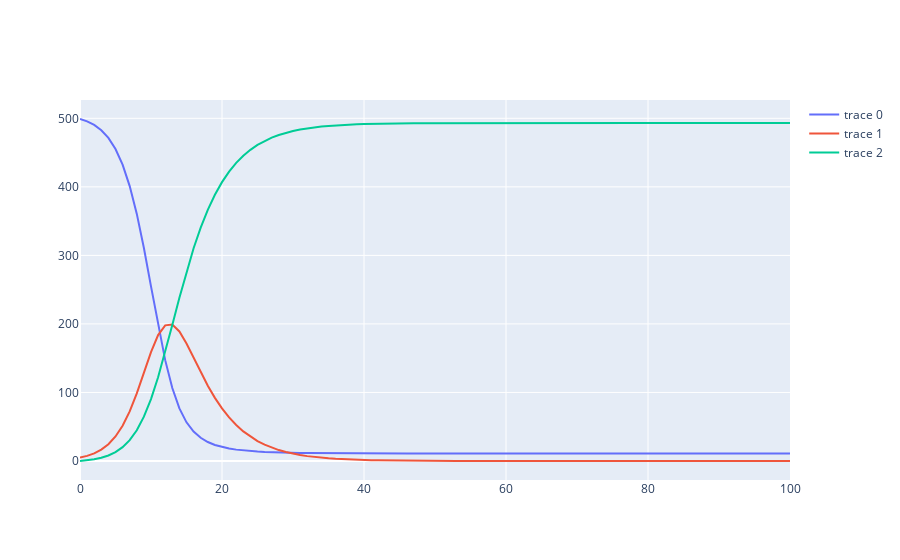

Notebook cell for this chart:
### Code cell
SIR(b=0.7/500,v=1/5,S_0=[499,],I_0=[5,],time=100)
